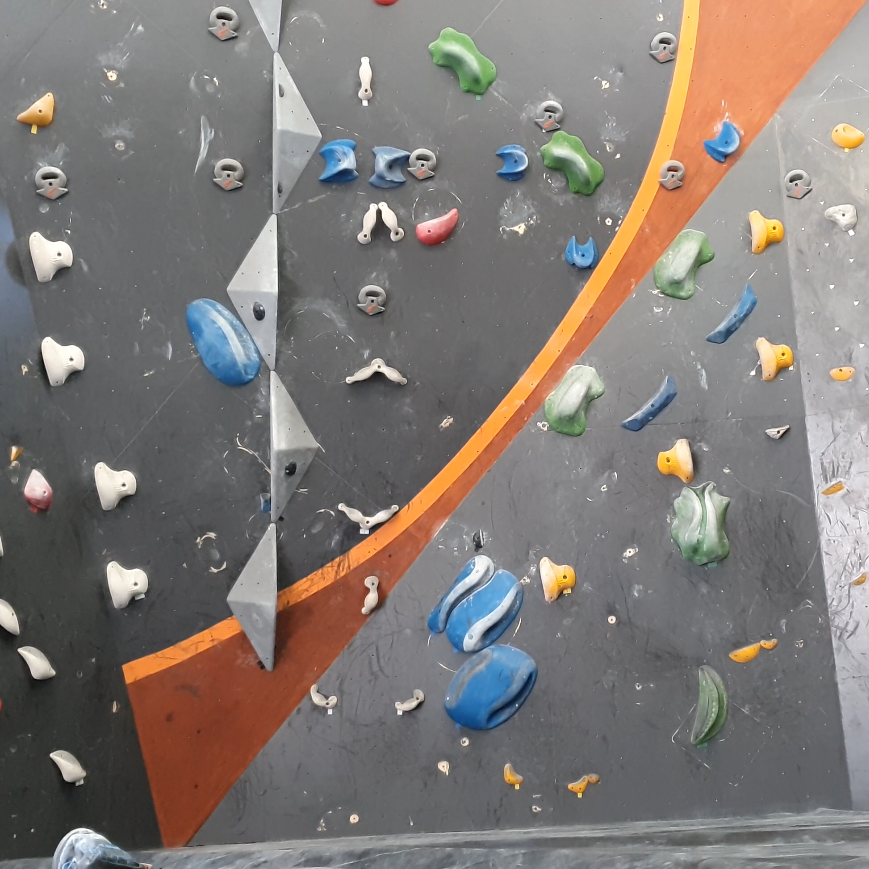
#> input picture parede.png, 869 x 869 px
$ python findHSV.py
#> lines starting #> are read from the running program, lines starting #| are printed output that depends on the picture; after the words box and inside, x2 and y2 are one past the last pixel; in counts of white or black regions, pixels touching at a corner belong together
import cv2
import numpy as np


def nothing(x):
    pass


def update_mask():
    lower_color = np.array([cv2.getTrackbarPos("Hue Min", "Trackbars"),
                            cv2.getTrackbarPos("Sat Min", "Trackbars"),
                            cv2.getTrackbarPos("Val Min", "Trackbars")])

    upper_color = np.array([cv2.getTrackbarPos("Hue Max", "Trackbars"),
                            cv2.getTrackbarPos("Sat Max", "Trackbars"),
                            cv2.getTrackbarPos("Val Max", "Trackbars")])

    mask = cv2.inRange(hsv, lower_color, upper_color)
    cv2.imshow("Color Mask", mask)


# Load the image
image_path = 'parede.png'
image = cv2.imread(image_path)
#> image is the input picture: shape (869, 869, 3); mean B, G, R 118.3, 122.2, 128.7
# image = cv2.resize(image, (224, 224))

# Convert the image to the HSV color space
hsv = cv2.cvtColor(image, cv2.COLOR_BGR2HSV)
#> hsv: shape (869, 869, 3); mean H, S, V 69.5, 29.2, 133.3

# Create trackbars for adjusting the HSV color range
cv2.namedWindow("Trackbars")
cv2.createTrackbar("Hue Min", "Trackbars", 0, 179, nothing)
#> slider 'Hue Min' is set to 35
cv2.createTrackbar("Sat Min", "Trackbars", 0, 255, nothing)
#> slider 'Sat Min' is set to 51
cv2.createTrackbar("Val Min", "Trackbars", 0, 255, nothing)
#> slider 'Val Min' is set to 51
cv2.createTrackbar("Hue Max", "Trackbars", 179, 179, nothing)
cv2.createTrackbar("Sat Max", "Trackbars", 255, 255, nothing)
cv2.createTrackbar("Val Max", "Trackbars", 255, 255, nothing)

while True:
    update_mask()
#> in update_mask, `mask = cv2.inRange(hsv, lower_color, upper_color)`:
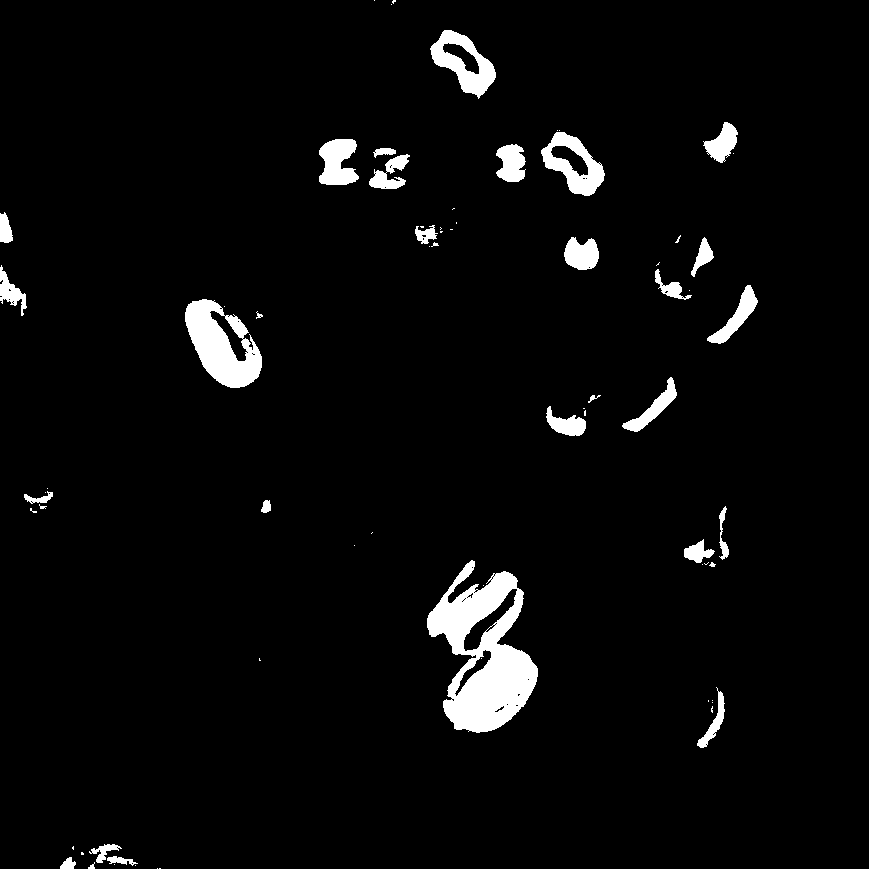
#> mask: shape (869, 869); 3.8% white; 71 white regions (41 under 20 px), largest, box (x1, y1, x2, y2) and area: (427, 560, 538, 733) 9912, (185, 299, 262, 388) 3862, (430, 30, 496, 99) 1976
    if cv2.waitKey(1) & 0xFF == ord("q"):
#> (key q is pressed here)
        break

cv2.destroyAllWindows()
